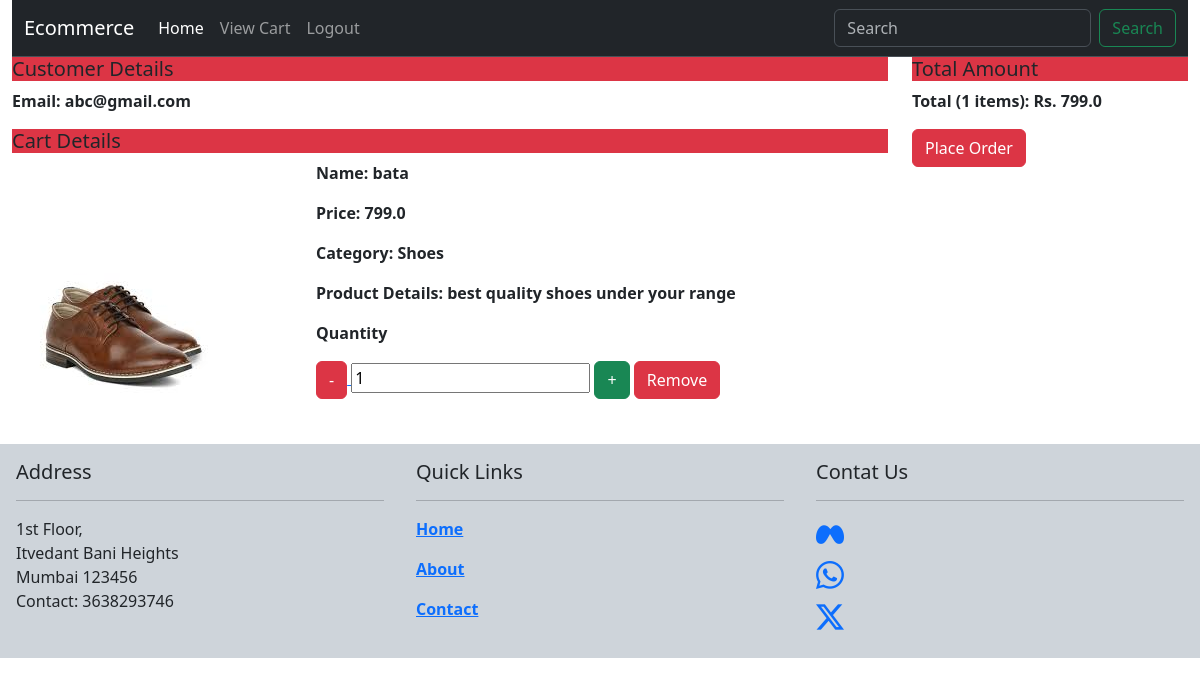
Page /viewcart/ (signed in) on the committed database.
### ecommapp/models.py (models this page shows, shortened)
class Cart(models.Model):
    uid = models.ForeignKey(User,on_delete=models.CASCADE,db_column='uid')
    pid = models.ForeignKey(Product,on_delete=models.CASCADE,db_column='pid')
    quantity = models.IntegerField(default=1)

class Product(models.Model):
    CATEGORY_CHOICES = [
        (1,"Mobile"),
        (2,"Clothes"),
        (3,"Shoes")
    ]
    name = models.CharField(max_length=100)
    price = models.FloatField()
    pdetails = models.CharField(max_length=300)
    category = models.IntegerField(choices=CATEGORY_CHOICES)
    is_active = models.BooleanField(default=True)
    pimage = models.ImageField(upload_to="images")

### ecommapp/views.py (the view)
# urls.py: path('viewcart/',views.cart),
def cart(request):
    context={}
    user_id = request.user.id
    c = Cart.objects.filter(uid = user_id)
    context['products']=c
    np = len(c)
    context['np'] = np
    sum=0
    for i in c:
        sum =sum + i.pid.price*i.quantity
    context['sum']= sum
    return render(request,'card.html',context)

### templates/card.html
{% extends "base.html" %}
{% block 'content' %}
{% load static %}
<div class="containers">
      <div class="row m-0">
        <div class="col-md-9">
            <h5 class="bg-danger">Customer Details</h5>
            <p><strong>Email: abc@gmail.com</strong></p>
            <h5 class="bg-danger">Cart Details</h5>
            <div class="row m-0">
                {% for p in products %}
                <div class="col-md-4 my-3">
                    <img src="{{p.pid.pimage.url}}" alt="" class="img-fluid">
                </div>
                <div class="col-md-8">
                    <p><strong>Name: {{p.pid.name}}</strong></p>
                    <p><strong>Price: {{p.pid.price}}</strong></p>
                    <p><strong>Category:
                        {% if p.pid.category == 1 %}
                        Mobile
                        {% elif p.pid.category == 2 %}
                        Clothes
                        {% else %}
                        Shoes
                        {% endif %}
                    </strong></p>
                    <p><strong>Product Details: {{p.pid.pdetails}}</strong></p>
                    <p><strong>Quantity</strong></p>
                    <a href="/updateqty/{{p.id}}/0"><button class="btn btn-danger">-</button> </a>
                    <input type="number" value="{{p.quantity}}">
                    <a href="/updateqty/{{p.id}}/1"><button class="btn btn-success">+</button></a>
                    <a href="/remove/{{p.id}}"> <button class="btn btn-danger">Remove</button> </a>
                </div>
                {% endfor %}
            </div>
        </div>
        <div class="col-md-3">
            <h5 class="bg-danger">Total Amount</h5>
            <p><strong>Total ({{np}} items): Rs. {{sum}} </strong></p>
            <a href="/placeorder/"><button class="btn btn-danger">Place Order</button></a>
        </div>
      </div>
    </div>
    {% endblock 'content' %}

### rows in the picture
Cart: pid.pimage (picture), pid.name "bata", pid.price "799.0", shows "Shoes", pid.pdetails "best quality shoes under your range", quantity "1"

### other values in the picture
{{ np }} "1"
{{ sum }} "799.0"
